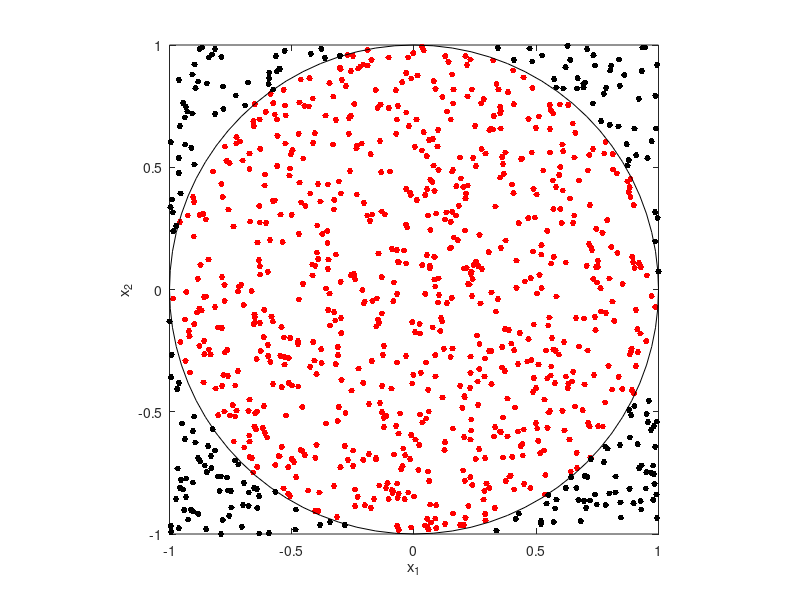

The MATLAB source for this figure:
% RANDPIPLOT  Generate a plot showing what RANDPI is doing.

N = 1.0e3;
aS = 4.0;  % area of square S
inC = false(1, N);
x = zeros(2, N);
for j = 1:N
    x(:, j) = 2 * rand(2,1) - 1;  % x(1), x(2) is a point in S
    if x(1, j)^2 + x(2, j)^2 < 1
        inC(j) = true;
    end
end
plot(x(1, inC), x(2, inC), 'r.', 'markersize', 14)
hold on
plot(x(1, not(inC)), x(2, not(inC)), 'k.', 'markersize', 14)
theta = 0:pi/40:2*pi;
plot(cos(theta), sin(theta), 'k')
hold off
axis([-1 1 -1 1]),  axis equal,  axis tight
xlabel('x_1'),  ylabel('x_2')
aC = aS * sum(inC) / N
